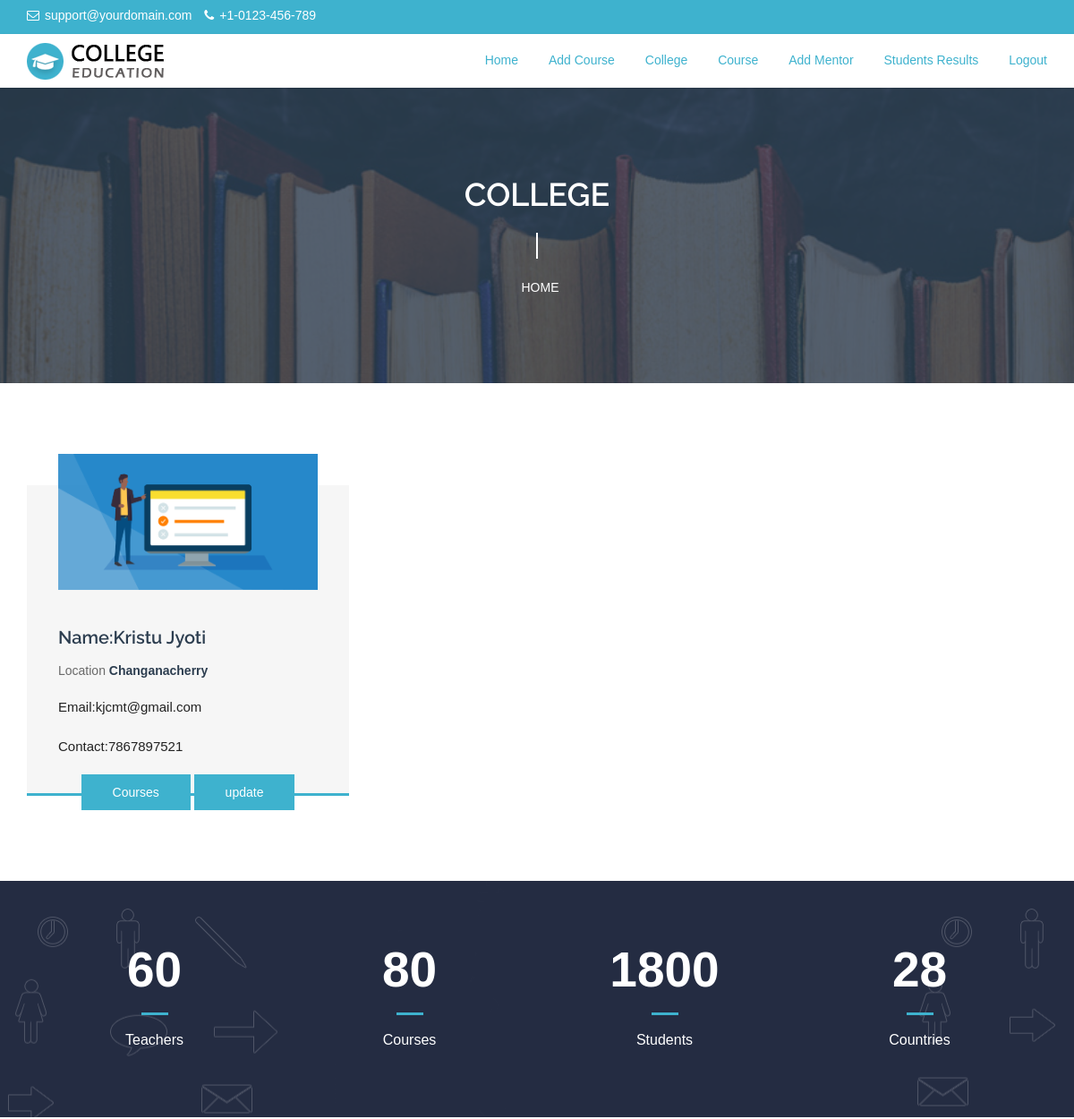
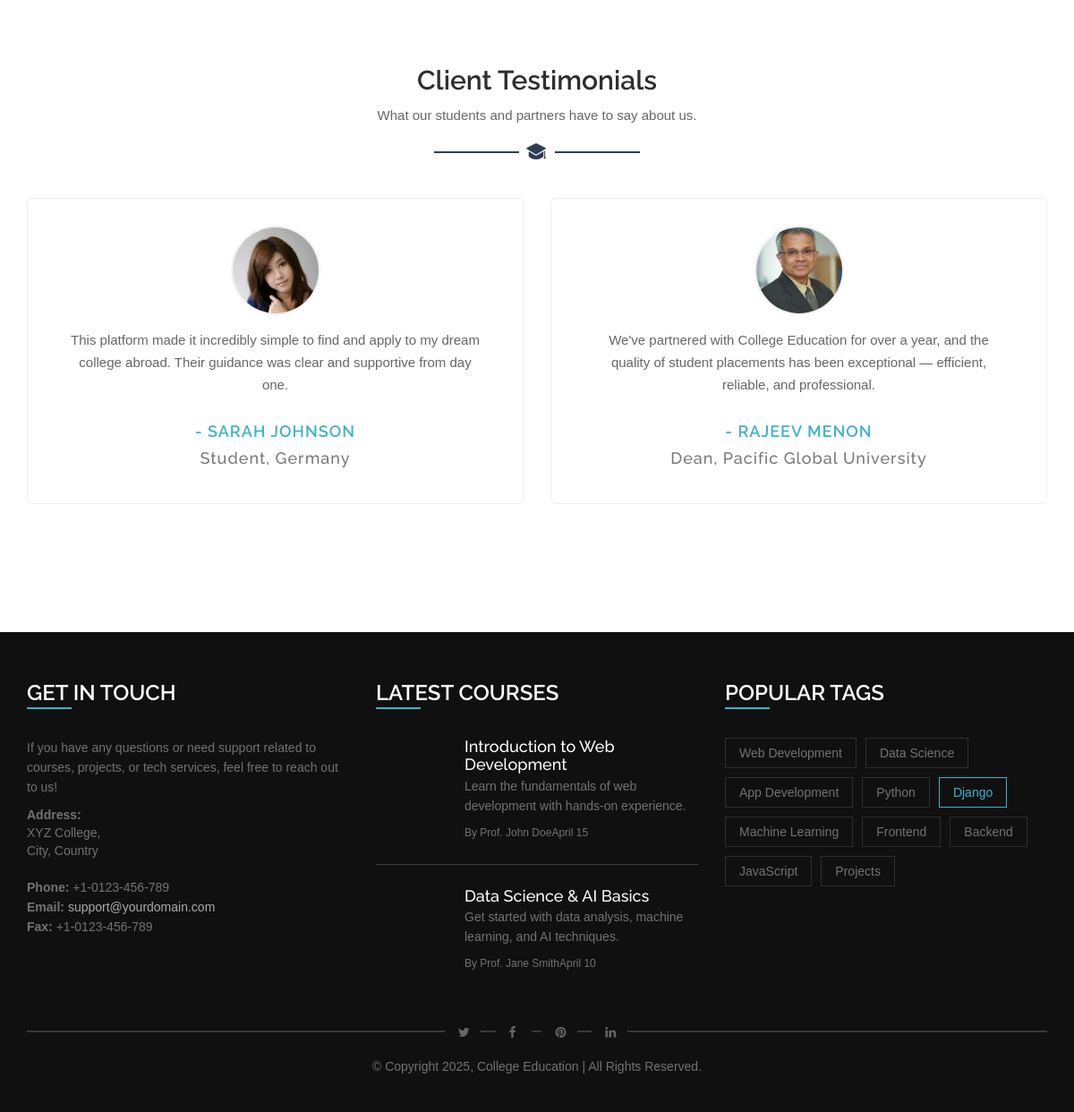
/clgview (signed in), run on the app's committed database (2 pictures, top to bottom).
### myapp/models.py (models this page shows)
class College(models.Model):
    user=models.ForeignKey(Login,on_delete=models.CASCADE)
    name=models.CharField(max_length=30,null=True)
    email=models.EmailField()
    password=models.CharField(max_length=30,null=True)
    phone=models.CharField(max_length=30,null=True)
    location=models.CharField(max_length=30,null=True)
    image=models.FileField(upload_to='file' ,null=True)

### myapp/views.py (the view)
# urls.py: path('clgview',views.clgview),
def clgview(request):
    id=request.session['Uid']
    print(id,"ggg")
    data=College.objects.filter(user_id=id)
    return render(request,'college/clgview.html',{'data':data})

### templates/college/clgview.html (shortened to what this page needs)
{% extends 'college/common.html' %}
{% load static %}
{% block content %}
  <div class="inner-page-wrapper course-wrapper">
    <div class="container">
      <div class="row offset-top-40">
        {% for i in data %}
        {% if  i.user.is_active == 1 %}
        <div class="col-sm-6 col-md-4">
          <div class="single-item">
            <div class="single-item-image overlay-effect"> <a href=""><img src="./static/assets/{{i.image}}" alt=""></a> </div>
            <div class="single-item-text">
              <h4><a href>Name:{{i.name}}</a></h4>
              <div class="single-item-text-info"><span>Location <span>{{i.location}}</span></span> </div>
              <p>Email:{{i.email}}</p>
              <p>Contact:{{i.phone}}</p>
            </div>
                <div class="button-bottom"> <a href="course_view" class="btn button-default">Courses</a>
                  <a href="/collegeUpdate?uid={{i.user_id}}" class="btn button-default">update</a>
                </div>
          </div>
          {% endif %}
        </div>
        {% endfor %}
      </div>
    </div>
  </div>
{% endblock %}

### static/css/style.css (style rules this page uses)
* { margin: 0; padding: 0; }
body { font-family: 'Open Sans', sans-serif; font-size: 14px; line-height: 1.57143; font-weight: 400; color: #727272; }
h1, h2, h3, h4, h5, h6 { font-family: 'Raleway', sans-serif; margin-top: 0; }
a { color: #666666; transition: all 0.3s ease 0s; }
a, a:hover, a:active, a:focus { outline: none; text-decoration: none; }
.btn, .btn * { transition: all 0.3s ease 0s; }
.btn { border-width: 2px; margin-bottom: 7px; margin-top: 7px; padding: 7px 22px 9px; z-index: 1; }
.offset-top-40 { margin-top: 40px; }
.course-wrapper { margin: 0; padding: 55px 0 16px; width: 100%; float: left; }
.single-item-image a { display: inline-block; }
.single-item-image { overflow: hidden; position: relative; text-align: center; top: -35px; }
.single-item-image.overlay-effect img { width: 100%; }
.overlay-effect a { position: relative }
.overlay-effect a:before { background: rgba(45, 62, 80, 0.2) none repeat scroll 0 0; bottom: 0; content: ""; height: 100%; left: 0; opacity: 0; -ms-filter: "progid:DXImageTransform.Microsoft.Alpha(Opacity=0)"; filter: alpha(opacity=0); position: absolute; right: 0; width: 100%; }
.single-item { background: #f6f6f6 none repeat scroll 0 0; padding: 0 35px; -webkit-transition: all 0.3s ease 0s; transition: all 0.3s ease 0s; margin-bottom: 80px; }
.single-item-text h4 { font-size: 20px; padding-top: 7px; }
.single-item-text h4 a, .single-item-text h4 { color: #2d3e50; font-weight: 600; }
.single-item-text-info span { color: #696969; margin-right: 11px; }
.single-item-text-info span span { color: #2d3e50; font-weight: 600; }
.single-item-text > p { color: #222222; }
.single-item-text-info { margin-bottom: 18px; padding-top: 5px; }
.single-item .button-default { border-radius: 0; color: #fff; margin: 0; padding: 8px 33px; }
.button-bottom { margin-bottom: -19.5px; text-align: center; }
.inner-page-wrapper { padding: 50px 0; float: left; width: 100%; }
.inner-page-wrapper p { font-size: 15px; margin: 0 0 20px; }
.course-wrapper { padding: 74px 0 15px; }
body { font-family: Arial; }
* { box-sizing: border-box; }

### static/css/one.css (style rules this page uses)
.single-item .button-default { background: #3eb2ce; }
.single-item { border-bottom: 3px solid #3eb2ce; }

### data on the page
College: image (picture), name "Kristu Jyoti", location "Changanacherry", email "kjcmt@gmail.com", phone "7867897521"
